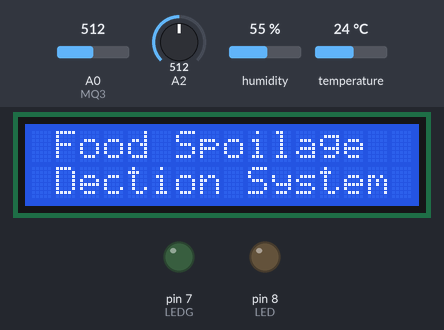
The sketch below on a simulated Arduino Uno, built with avr-gcc and run on an emulated ATmega328P. On the bench: 16×2 character LCD, output pins drawn as LEDs (lit = HIGH). The inputs (shaded band) are chosen by the test bench; at power-on: A0 (MQ3) = 512, A2 = 512, humidity 55 %, temperature 24 °C. What the sketch prints to the serial monitor is not drawn.

Above: at 0.2 s.
At 12.3 s:
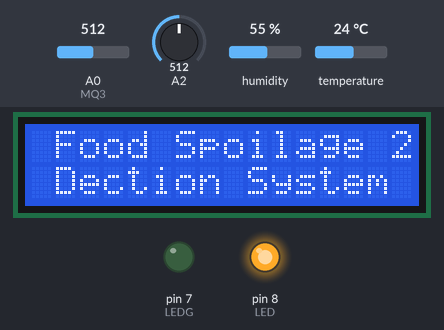
At 18.3 s:
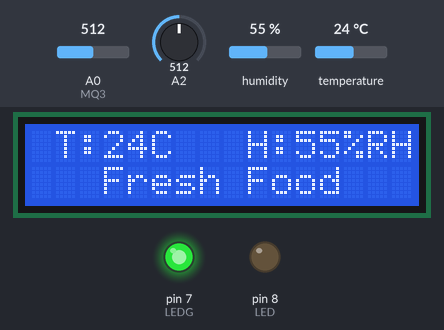
At 33.5 s:
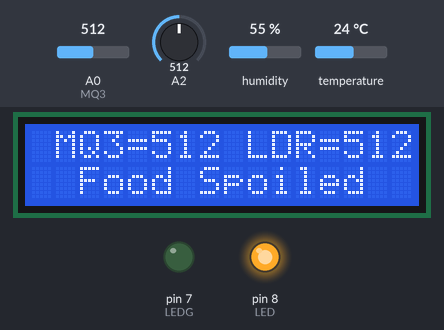
Timing chart, 0 to 35.0 s (numbered marks = the images above):
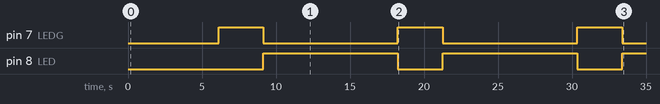

Measured:
- by itself, pin 7 (LEDG): alternates HIGH for 3.0 s and LOW for 9.1 s
- by itself, pin 8 (LED): alternates HIGH for 9.1 s and LOW for 3.0 s
- what the display in image 1 shows lasts 3.0 s, from 12.2 s to 15.2 s

The sketch:

Final_code_FSDS.ino
```cpp
#include <Wire.h>
#include <DHT.h>
#include <LiquidCrystal_I2C.h>
// Set the LCD address to 0x27 for a 16 chars and 2 line display
#define DHTPIN 3     // what pin we're connected to DHT11
#define DHTTYPE DHT11
LiquidCrystal_I2C lcd(0x27, 16, 2);
// DHT 11
DHT dht(DHTPIN, DHTTYPE);
int light;
const int MQ3=0;
const int LED=8;
const int LEDG=7;
int value;
int h;  //Stores humidity value
int t; //Stores temperature value

void setup() {
  Serial.begin(9600);
  pinMode(A2, INPUT);
  pinMode(MQ3, INPUT);
  pinMode(LED, OUTPUT);
  pinMode(LEDG, OUTPUT);
  digitalWrite(LED,LOW);
  digitalWrite(LEDG,LOW);
  dht.begin();
  lcd.begin();
  lcd.backlight();
}
void loop()
{
  value= analogRead(MQ3);
  light = analogRead(A2);
  h = dht.readHumidity();
  t = dht.readTemperature();
  float value1= analogRead(MQ3);
  float  light1 = analogRead(A2);
  float h1 = dht.readHumidity();
  float t1 = dht.readTemperature();
    lcd.setCursor(1,0);
    lcd.print("Food Spoilage ");
    lcd.setCursor(1,1);
    lcd.print("Dection System");
    delay(3000);
    lcd.backlight();
    lcd.clear();
    delay(3000);
    lcd.clear();
    Serial.print(h1);
    Serial.print(",");
    Serial.print(t1);
    Serial.println();
    Serial.print(value1);
    Serial.print(",");
    Serial.print(light1);
    Serial.println();

   if(h>73 ||t>24){
    digitalWrite(LED,HIGH);
    digitalWrite(LEDG,LOW);
    lcd.setCursor(1,0);
    lcd.print("T:");
    lcd.print(t);
    lcd.print("C");
   lcd.setCursor(9,0);
    lcd.print("H:");
    lcd.print(h);
    lcd.print("%");
    lcd.setCursor(2,1);
    lcd.print("Food Spoiled ");
    delay(3000); //Delay 3 sec.
}else{

 digitalWrite(LEDG,HIGH);
 digitalWrite(LED,LOW);
   lcd.setCursor(1,0);
    lcd.print("T:");
    lcd.print(t);
    lcd.print("C");
   lcd.setCursor(9,0);
    lcd.print("H:");
    lcd.print(h);
    lcd.print("%RH");
    lcd.print(light);
      lcd.setCursor(3,1);
    lcd.print("Fresh Food");
    delay(3000); //Delay 3 sec.
}
lcd.clear();
  if(value>780|| light>500 )
  {
    digitalWrite(LED,HIGH);
    digitalWrite(LEDG,LOW);

    lcd.setCursor(1,0);
    lcd.print("MQ3=");
    lcd.print(value);
    lcd.setCursor(9,0);
    lcd.print("LDR=");
    lcd.print(light);
    lcd.setCursor(2,1);
    lcd.print("Food Spoiled ");
  }else{
   digitalWrite(LEDG,HIGH);
   digitalWrite(LED,LOW);
    lcd.setCursor(1,0);
    lcd.print("MQ3=");
    lcd.print(value);
    lcd.setCursor(9,0);
    lcd.print("LDR=");
    lcd.print(light);
    lcd.setCursor(3,1);
    lcd.print("Fresh Food");
  }
 //Delay 3 sec.
  delay (3000);
}
```
